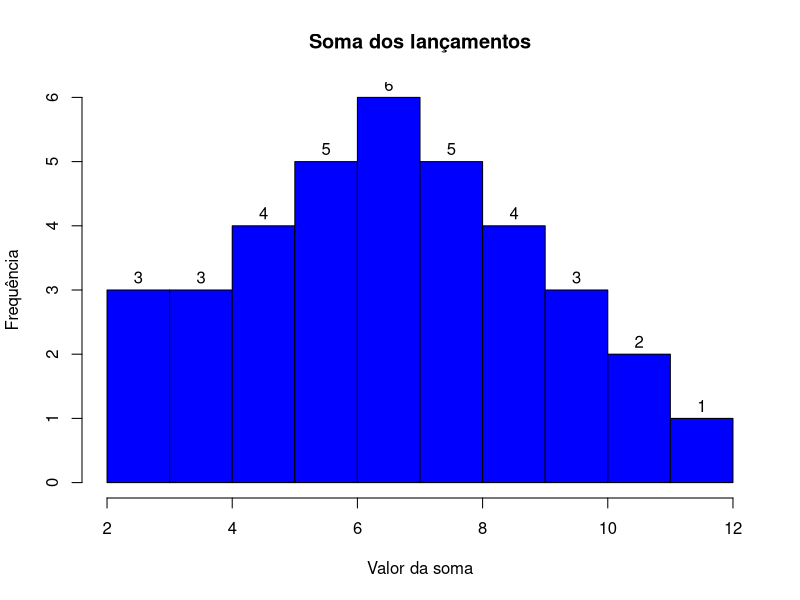
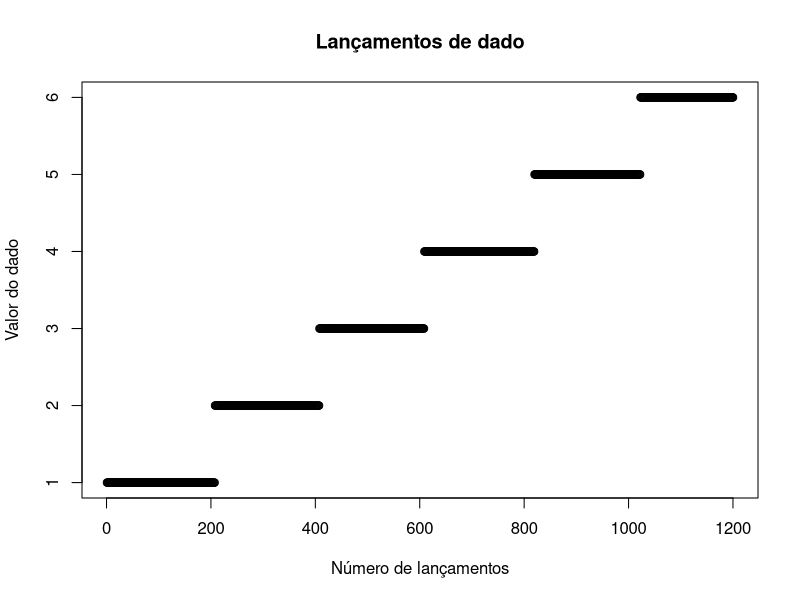

The R source for these figures, in order:
## ---- chunk 1
#Vamos primeiro criar um vetor com todas as possíveis somas:
soma<-c(2,3,4,5,6,7,3,4,5,6,7,8,4,5,6,7,8,9,5,6,7,8,9,10,6,7,8,9,10,11,7,8,9,10,11,12)

#Para facilitar a visualização, vamos organizar esses valores:
soma<-sort(soma)
soma

#Para descobrirmos o valor mais repetido, vamos encontrar a moda deste espaço amostral (Como o R não apresenta uma função de moda de maneira nativa, tive que criar a função para poder calcular):

getmode <- function(v) {
   uniqv <- unique(v)
   uniqv[which.max(tabulate(match(v, uniqv)))]
}
moda<-getmode(soma)
moda

#Agora, vamos criar um histograma para analizar a frequência de cada valor somado:
hist(soma,col = "blue",labels = TRUE,main = "Soma dos lançamentos",xlab="Valor da soma",ylab="Frequência",nclass = 10)
## ---- chunk 2
#Vamos começar com as moedas. Criaremos um vetor com os possíveis resultados:
moeda<-c("Cara","Coroa")

#Agora, vamos utilizar a função sample para gerar uma amostra de lançamentos do tamanho qeu quisermos, como por exemplo, 10 lançamentos:
jogadas_moeda<-sample(moeda,size = 10,replace = TRUE,prob = NULL)
jogadas_moeda

#Para amalizarmos se essa moeda é honesta teremos que aumentar o número de lançamentos. Assim, poderemos ver a razão entre o número de Caras e de Coroas:
jogadas_moeda<-sample(moeda,size=1000,replace = TRUE,prob = NULL)

#Agora que temos uma amostra com 1000 lançamentos, vamos ver quantas Caras e quantas Coroas saíram (não irei mostrar o total de lançamentos para poupar espaço na tela):
numero_caras<-length(jogadas_moeda[jogadas_moeda=="Cara"])
numero_coroas<-length(jogadas_moeda[jogadas_moeda=="Coroa"])
numero_caras
numero_coroas

prob_cara<-numero_caras/1000
prob_cara

prob_coroa<-numero_coroas/1000
prob_coroa

#Note que esses valores se concentram próximos de 0,5 , que é a probabilidade de se cair cara ou coroa com um lançamento de uma moeda honesta. Podemos então afirmar que esse gerador de lançamentos é honesto.

#Agora vamos para os dados. Vamos começar com um dado de 6 faces numeradas de 1 a 6:
dado<-c(1,2,3,4,5,6)

#Como fizemos com a moeda, usamos a função sample para gerar uma amostra de n lançamentos independentes. Comecemos com 10:
jogadas_dado<-sample(dado,size =10,replace = TRUE,prob=NULL )
jogadas_dado

#Para analizarmos as probabilidades desse dado, vamos aumentar o número de lançamentos:
jogadas_dado<-sample(dado,size=1200,replace = TRUE,prob=NULL)

#Agora vamos organizar esses lançamentos para que fique mais fácil de se observar:
jogadas_dado<-sort(jogadas_dado)

#Para aqueles que forem mais curiosos e quiserem criar um gáfico com os lançamentos:
plot(jogadas_dado,main="Lançamentos de dado",xlab = "Número de lançamentos",ylab = "Valor do dado")

#Com a análise dos gráficos pôde-se perceber que os lançamentos foram aproximadamente bem divididos por todos os 6 valores possíveis do dado. Ainda assim, vamos confirmar os valores exatos de cada número:
numero_1<-length(jogadas_dado[jogadas_dado==1])
numero_2<-length(jogadas_dado[jogadas_dado==2])
numero_3<-length(jogadas_dado[jogadas_dado==3])
numero_4<-length(jogadas_dado[jogadas_dado==4])
numero_5<-length(jogadas_dado[jogadas_dado==5])
numero_6<-length(jogadas_dado[jogadas_dado==6])

numero_1
numero_2
numero_3
numero_4
numero_5
numero_6

#Percebemos então que os valores que representam quantas vezes cada número apareceu está em torno de 200 lançamentos por número. Vamos calcular, baseado nos números obtidos, a probabilidade de cada um:
prob_1=numero_1/1200
prob_2=numero_2/1200
prob_3=numero_3/1200
prob_4=numero_4/1200
prob_5=numero_5/1200
prob_6=numero_6/1200

prob_1
prob_2
prob_3
prob_4
prob_5
prob_6

#Com isso, confirmamos que as probabilidades de cada número sair ganhador é de aproximadamente 1/6,  mostrando que o dado é honesto. Se quisermos criar dados de mais lados, é só aumentar o vetor que contém os valores. Por exemplo:
d_4<-sample(c(1:4),size=1,replace = TRUE,prob = NULL)
d_8<-sample(c(1:8),size=1,replace = TRUE,prob = NULL)
d_12<-sample(c(1:12),size=1,replace = TRUE,prob = NULL)
d_20<-sample(c(1:20),size=1,replace = TRUE,prob = NULL)

d_4
d_8
d_12
d_20

